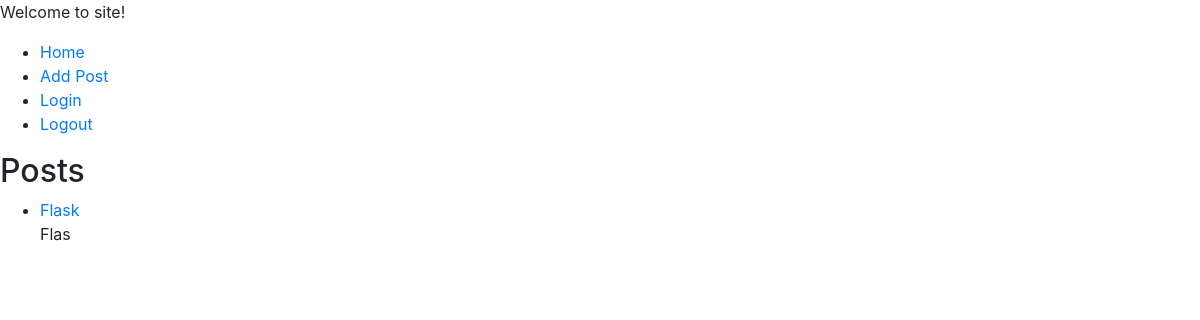
Before: / with the older database file.
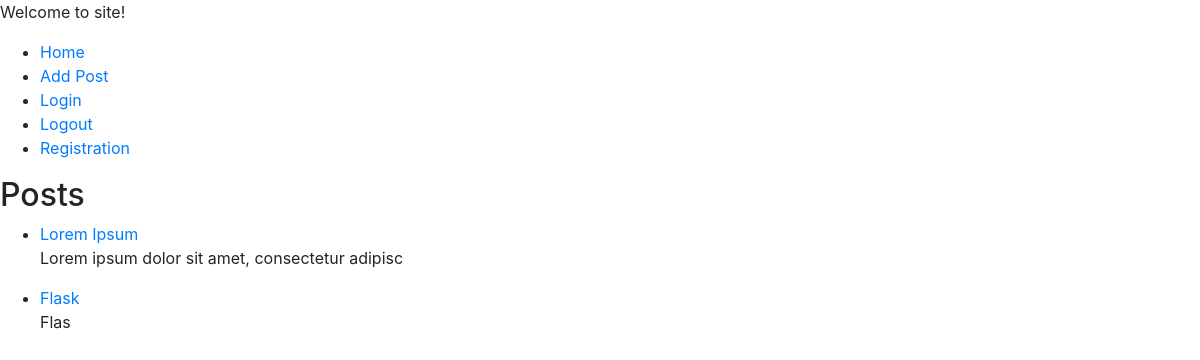
After: the same page with the newer database file.
### tables this page shows
CREATE TABLE mainmenu(
    id integer PRIMARY KEY AUTOINCREMENT,
    title text NOT NULL,
    url text NOT NULL
);

CREATE TABLE posts(
    id integer PRIMARY KEY AUTOINCREMENT,
    title text NOT NULL,
    text text NOT NULL,
    url text NOT NULL,
    time integer NOT NULL
);

### main_db.py (the view)
@app.route("/")
def index():
    if 'visits' in session:
        session['visits'] = session.get('visits') + 1 # Обновление данных сессии
    else:
        session['visits'] = 1
    print(f"Число просмотров: {session['visits']}")
    content = render_template('index.html', menu = dbase.getMenu(), posts=dbase.getPostsAnonce())
    res = make_response(content)
    res.headers['Server'] = 'hse'
    return res

### FDataBase.py (called while the page is built)
    def getMenu(self):
        sql = '''SELECT * FROM mainmenu'''
        try:
            self.__cur.execute(sql)
            res = self.__cur.fetchall()
            if res: return res
        except:
            print("Error reading DB")
        return []

    def getPostsAnonce(self):
        sql = '''SELECT id, title, text, url FROM posts ORDER BY time DESC'''
        try:
            self.__cur.execute(sql)
            res = self.__cur.fetchall()
            if res: return res
        except sqlite3.Error as e:
            print(f"Error getting post from DB {e}")
        return []

### main_db.py (called while the page is built)
def connect_db():
    conn = sqlite3.connect(app.config['DATABASE'])
    conn.row_factory = sqlite3.Row
    return conn

def get_db():
    if not hasattr(g, 'link_db'):
        g.link_db = connect_db()
    return g.link_db

@app.before_request
def before_request():
    print("___---===Connection with Database===---___")
    global dbase
    db = get_db()
    dbase = FDataBase(db)

@app.after_request
def after_request(response):
    print("after_request() called")
    return response

@app.teardown_request
def teardown_request(response):
    print("teardown_request() called")
    return response

### templates/index.html
{% extends 'base.html' %}
{% block content %}
<p>Welcome to site!</p>
{{ super() }}
<h2>Posts</h2>
<ul>
    {% for p in posts %}
    <li>
        <a href="{{ url_for('showPost', alias=p.url)}}">{{p.title}}</a>
        <p>{{ p.text[:50] | striptags}}</p>
    </li>
    {% endfor %}
</ul>
{% endblock %}

### templates/base.html (shortened to what this page needs)
<!DOCTYPE html>
<html lang="en">
<head>
	<link type="text/css" href="{{ url_for('static', filename='bootstrap4/css/style.css')}}" rel="stylesheet">
</head>
<body>
{% block content -%}
    <ul>
        {% for m in menu -%}
            <li><a href="{{m.url}}">{{m.title}}</a></li>
        {% endfor -%}
    </ul>
{% endblock -%}
</body>
</html>

Changed rows visible on the page:
added mainmenu: title "Registration"
added posts: title "Lorem Ipsum", text "Lorem ipsum dolor sit amet, consectetur adipisc"
